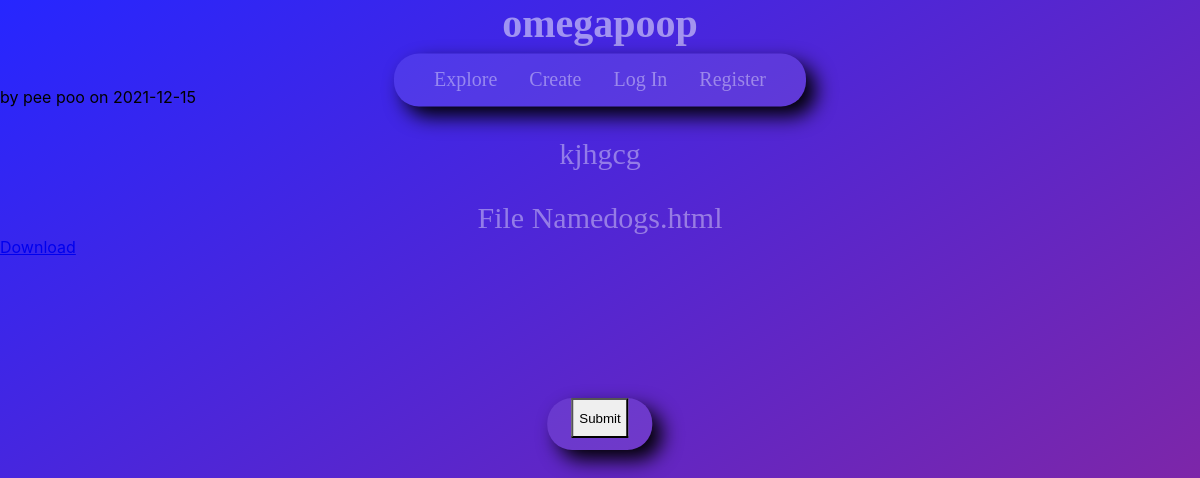
Page /3 on the committed database.
### tables this page shows
CREATE TABLE post (
  id INTEGER PRIMARY KEY AUTOINCREMENT,
  author_id INTEGER NOT NULL,
  created TIMESTAMP NOT NULL DEFAULT CURRENT_TIMESTAMP,
  title TEXT NOT NULL,
  body TEXT NOT NULL,
  file TEXT,
  FOREIGN KEY (author_id) REFERENCES user (id)
);

CREATE TABLE user (
  id INTEGER PRIMARY KEY AUTOINCREMENT,
  username TEXT UNIQUE NOT NULL,
  password TEXT NOT NULL,
  first TEXT NOT NULL,
  last TEXT NOT NULL

);

### app/blog.py (the view)
@bp.route("/<int:id>", methods=("GET","POST"))
def view(id):
    if request.method == "POST":
        db = get_db()
        query = "INSERT INTO collection (f_posts, f_user) VALUES (?, ?) "
        db.execute(query, (id, g.user["id"]))
        db.commit()
    post = get_my_post(id)
    return render_template("blog/view.html", post=post);

### app/auth.py (called while the page is built)
@bp.before_app_request
def load_logged_in_user():
    user_id = session.get("user_id")
    if user_id is None:
        g.user = None
    else:
        g.user = get_db().execute("SELECT * FROM user WHERE id = ?", (user_id,)).fetchone()

### app/blog.py (called while the page is built)
def get_my_post(id):
    db = get_db()
    query = """SELECT post.id, title, body, created, author_id, username, first, last, file
            FROM post JOIN user ON post.author_id = user.id
            WHERE post.id = ?"""
    post = db.execute(query, (id,)).fetchone()
    if post is None:
        abort(404, f"Post id {id} doesn't exist.") # Not Found
    return post

### app/db.py (called while the page is built)
def get_db():
    if "db" not in g: # see if the db is loaded into the g namespace to use
        g.db = sqlite3.connect(
            current_app.config["DATABASE"], detect_types=sqlite3.PARSE_DECLTYPES
        )
        g.db.row_factory = sqlite3.Row
    return g.db

### app/templates/blog/view.html (shortened to what this page needs)
{% extends 'base.html' %}
{% block header %}
<link rel="stylesheet" href="{{ url_for('static',filename ='form_style.css') }}">
    <article class="post">
      <header>
        <div>
          <h1 class="action" href="{{ url_for('blog.view', id=post['id']) }}">{{ post['title'] }}</h1>
          <div class="about">by {{ post['first'] }} {{ post['last'] }} on {{ post['created'].strftime('%Y-%m-%d') }}</div>
        </div>
      </header>
      <p class="body">{{ post['body'] }}</p>
      <form method="post" id="form">
      <input id="favorite" class="button" type="submit" name="Teach"/>
    </form>
    <p class="body">File Name{{ post['file'] }}</p>
    <a class="action" href="{{ url_for('blog.download_file', file=post['file']) }}">Download</a>
    </article>
{% endblock %}

### app/static/form_style.css (style rules this page uses)
form { box-shadow: 10px 10px 20px; border-radius: 25px; background-color: #ffffff17; backdrop-fiter: blur(12px); position: fixed; top: 53%; left: 50%; transform: translate(-50%, -50%); padding-left: 2%; padding-right: 2%; padding-bottom: 1%; }
p { font-family: "Sans-serif", Verdana; text-align: center; color: rgba(256, 256, 256, 0.4); font-size: 30px; margin-bottom: 2px; transition-duration: 0.4s; }
input { border-radius: 0px; height: 40px; }
h1 { font-family: "Sans-serif", Verdana; text-align: center; color: rgba(256, 256, 256, 0.5); font-size: 40px; padding-left: min(10px); padding-right: min(10px); }

### rows in the picture
post: title "omegapoop", created "2021-12-15", body "kjhgcg", file "dogs.html"
user: first "pee", last "poo"
